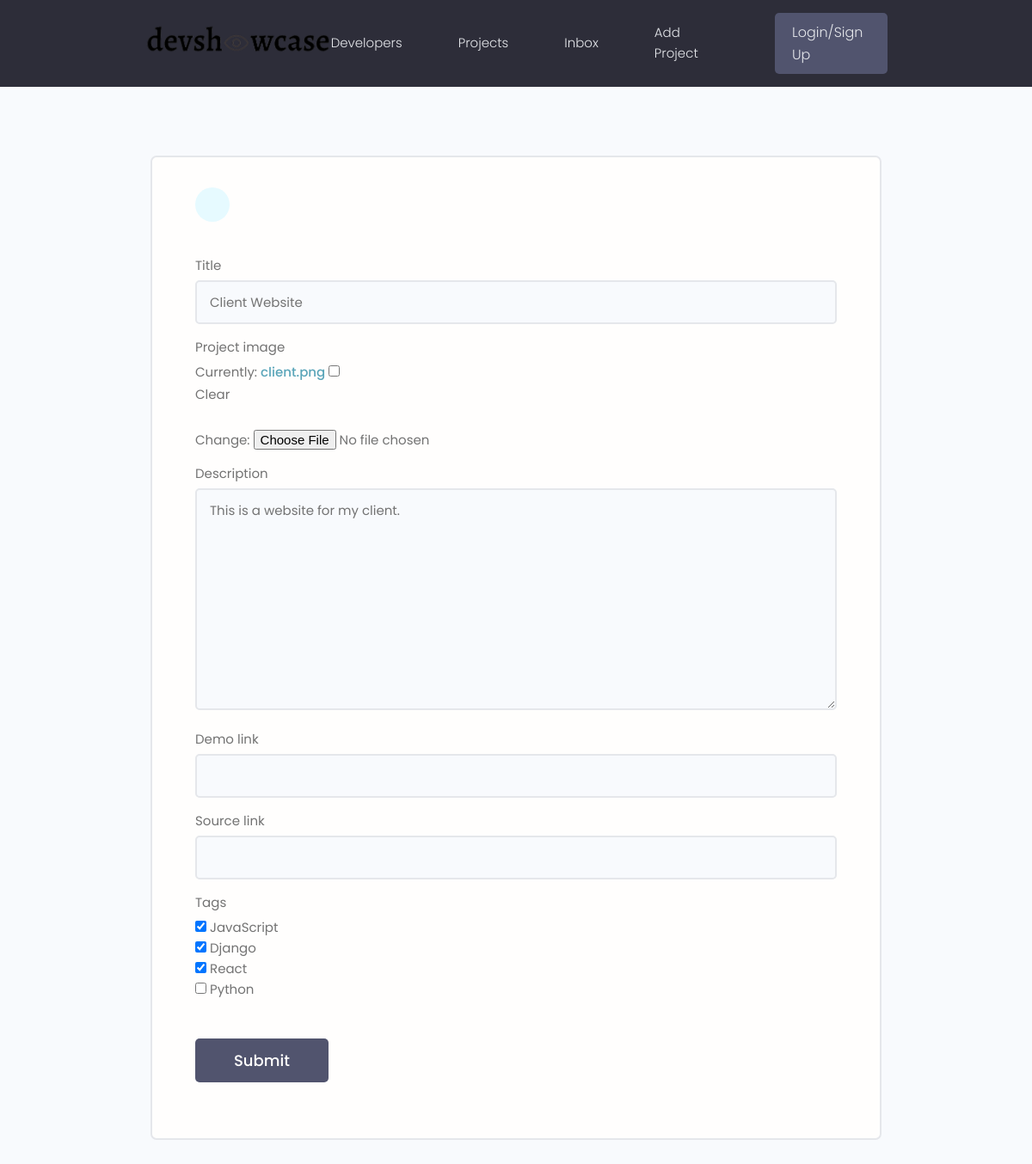
/projects/update-project/517b2e11996b4326b76e8d6420d599c1/, run on an earlier commit of the app's database.
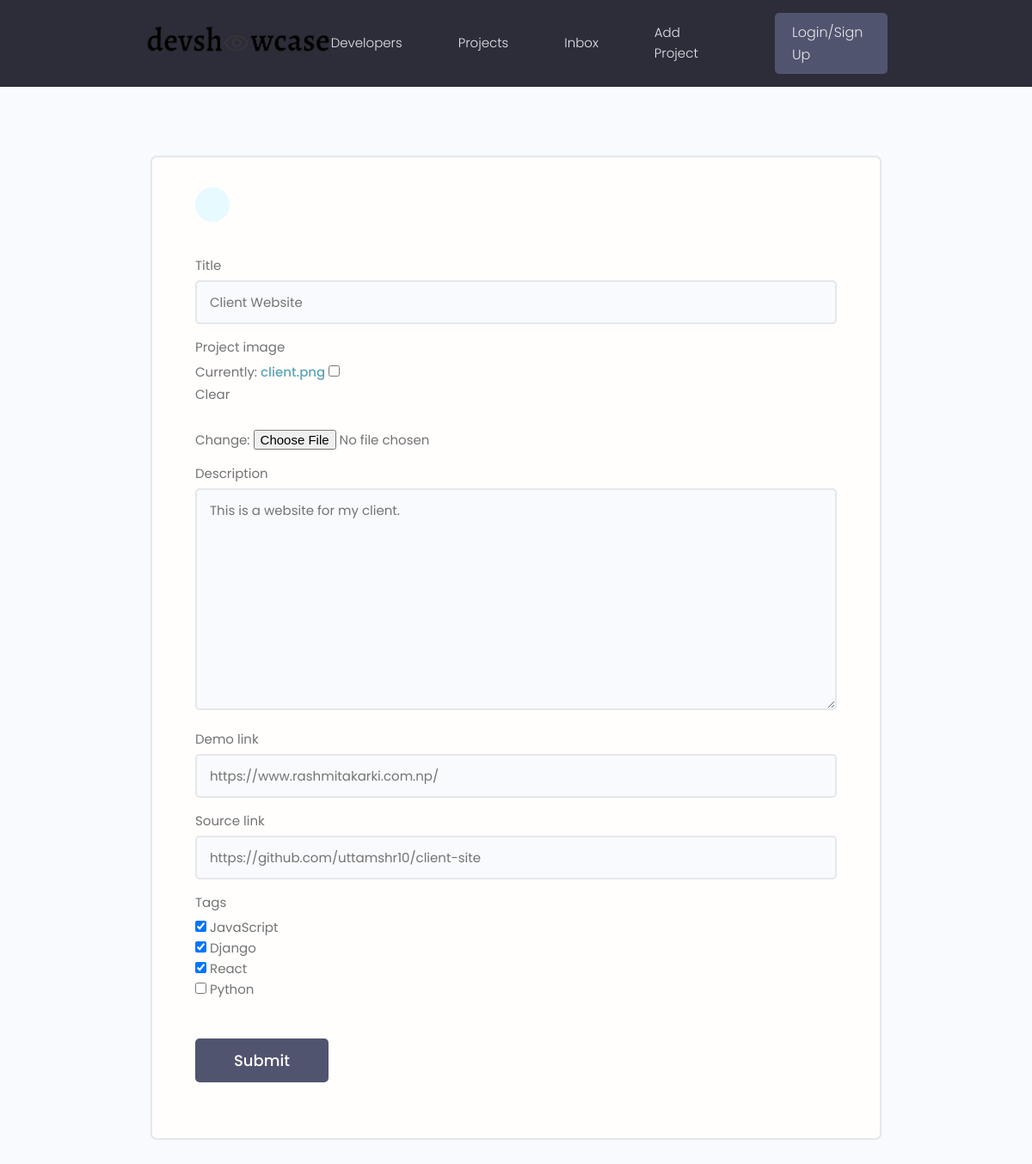
And on a later commit of the database.
### application/models.py (models this page shows, shortened)
class Project (models.Model):
    owner = models.ForeignKey(Profile, blank = True, null = True, on_delete = models.SET_NULL )  # Create the owner for the project and don't delete the project when the user id is deleted by any circumstances.
    title = models.CharField(max_length = 200)
    description = models.TextField(blank = True, null = True)
    project_image = models.ImageField(blank = True, null = True, default = "default.jpg") # to add images to the DB.
    demo_link = models.CharField(max_length=2000, blank = True, null = True)
    source_link = models.CharField(max_length = 2000, blank = True, null = True)
    tags = models.ManyToManyField('Tag', blank = True)  # it lets user select content of Tag table.
    vote_total = models.IntegerField(default = 0, null = True, blank = True)
    vote_ratio = models.IntegerField(default = 0, null = True, blank = True)
    created = models.DateTimeField(auto_now_add=True)
    id = models.UUIDField(default=uuid.uuid4, primary_key=True, unique=True, editable=False) # generate random unique id

### application/views.py (the view)
# urls.py: path("update-project/<str:pk>/", views.updateProject, name = 'update'),  # update view
def updateProject(request, pk): # update view
    project = models.Project.objects.get(pk=pk) # retrieve single project object from the db using it's pk.
    form = forms.ProjectForm(instance = project) # form will be pre-populated with the existing data from that object.
    if request.method == 'POST':    # if the method is POST
        form = forms.ProjectForm(request.POST, request.FILES, instance = project) # with POST request prepopulate the data.
        if form.is_valid:
            form.save()
            return redirect('projects')
    context = {'form': form}
    return render(request, 'application/project__form.html', context)

### application/forms.py
class ProjectForm(ModelForm):   # model form that creates the form out of model.
    class Meta:                 # meta class takes two parameters model and fields.
        model = models.Project  # create a form out of Project model
        fields = ['title', 'project_image', 'description', 'demo_link', 'source_link', 'tags']      # selecting all the fields
        widgets = {
            'tags': forms.CheckboxSelectMultiple(),  # making the tags field a checkbox to select multiple options
        }
    def __init__(self, *args, **kwargs):
        super(ProjectForm, self).__init__(*args, **kwargs)
        for name, field in self.fields.items():
            field.widget.attrs.update({'class': 'input'})   # with this we can loop and give class to multiple form fields.

### application/models.py (called while the page is built)
    def __str__(self):
        return self.name

### template/application/project__form.html (shortened to what this page needs)
{% extends 'application/main.html' %}
{% block content %}
<main class="formPage my-xl">
    <div class="content-box">
        <div class="formWrapper">
            <a class="backButton" href="#"></a>
            <br>
            <form class="form" method="POST" enctype="multipart/form-data">
                {% for field in form %}
                <div class="form__field">
                    <label for="formInput#text">{{field.label}} </label>
                    {{field}}
                </div>
                {% endfor %}
                <input class="btn btn--sub btn--lg  my-md" type="submit" value="Submit" />
            </form>
        </div>
    </div>
</main>
{% endblock content %}

What changed in the data, as far as the page shows it:
changed Project "Client Website": demo_link (not shown) → "https://www.rashmitakarki.com.np/"; source_link (not shown) → "https://github.com/uttamshr10/client-site"
